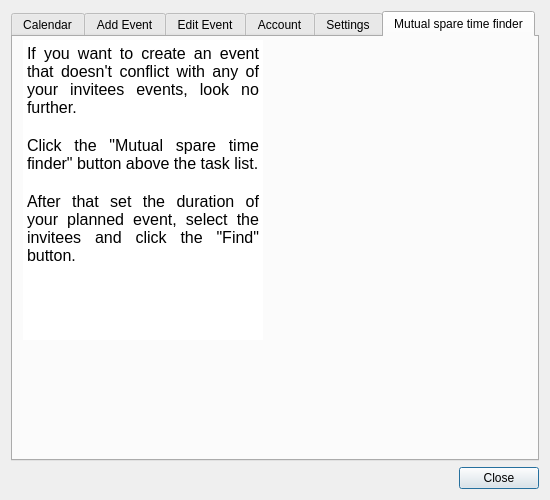
<?xml version="1.0" encoding="UTF-8"?>
<ui version="4.0">
 <class>Help_dialog</class>
 <widget class="QDialog" name="Help_dialog">
  <property name="geometry">
   <rect>
    <x>0</x>
    <y>0</y>
    <width>550</width>
    <height>500</height>
   </rect>
  </property>
  <property name="minimumSize">
   <size>
    <width>550</width>
    <height>500</height>
   </size>
  </property>
  <property name="maximumSize">
   <size>
    <width>550</width>
    <height>500</height>
   </size>
  </property>
  <property name="windowTitle">
   <string>Help</string>
  </property>
  <property name="windowIcon">
   <iconset resource="../resources/help_res.qrc">
    <normaloff>:/kfavicon.ico</normaloff>:/kfavicon.ico</iconset>
  </property>
  <layout class="QGridLayout" name="gridLayout">
   <item row="0" column="0">
    <layout class="QVBoxLayout" name="verticalLayout">
     <item>
      <widget class="QTabWidget" name="tabWidget">
       <property name="sizePolicy">
        <sizepolicy hsizetype="Preferred" vsizetype="Preferred">
         <horstretch>0</horstretch>
         <verstretch>0</verstretch>
        </sizepolicy>
       </property>
       <property name="font">
        <font>
         <pointsize>9</pointsize>
        </font>
       </property>
       <property name="currentIndex">
        <number>5</number>
       </property>
       <widget class="QWidget" name="calendar">
        <attribute name="title">
         <string>Calendar</string>
        </attribute>
        <widget class="QWidget" name="horizontalLayoutWidget_2">
         <property name="geometry">
          <rect>
           <x>10</x>
           <y>5</y>
           <width>511</width>
           <height>451</height>
          </rect>
         </property>
         <layout class="QHBoxLayout" name="horizontalLayout_2">
          <item>
           <layout class="QVBoxLayout" name="verticalLayout_3">
            <item>
             <widget class="QTextBrowser" name="textBrowser">
              <property name="sizePolicy">
               <sizepolicy hsizetype="Fixed" vsizetype="Fixed">
                <horstretch>0</horstretch>
                <verstretch>0</verstretch>
               </sizepolicy>
              </property>
              <property name="maximumSize">
               <size>
                <width>240</width>
                <height>300</height>
               </size>
              </property>
              <property name="frameShape">
               <enum>QFrame::NoFrame</enum>
              </property>
              <property name="lineWidth">
               <number>0</number>
              </property>
              <property name="html">
               <string>&lt;!DOCTYPE HTML PUBLIC &quot;-//W3C//DTD HTML 4.0//EN&quot; &quot;http://www.w3.org/TR/REC-html40/strict.dtd&quot;&gt;
&lt;html&gt;&lt;head&gt;&lt;meta name=&quot;qrichtext&quot; content=&quot;1&quot; /&gt;&lt;meta charset=&quot;utf-8&quot; /&gt;&lt;style type=&quot;text/css&quot;&gt;
p, li { white-space: pre-wrap; }
hr { height: 1px; border-width: 0; }
li.unchecked::marker { content: &quot;\2610&quot;; }
li.checked::marker { content: &quot;\2612&quot;; }
&lt;/style&gt;&lt;/head&gt;&lt;body style=&quot; font-family:'Segoe UI'; font-size:9pt; font-weight:400; font-style:normal;&quot;&gt;
&lt;p align=&quot;justify&quot; style=&quot; margin-top:0px; margin-bottom:0px; margin-left:0px; margin-right:0px; -qt-block-indent:0; text-indent:0px;&quot;&gt;&lt;span style=&quot; font-size:12pt;&quot;&gt;Looking at the application you can see one of the main components on the left side - the calendar itself.&lt;br /&gt;&lt;/span&gt;&lt;/p&gt;
&lt;p align=&quot;justify&quot; style=&quot; margin-top:0px; margin-bottom:0px; margin-left:0px; margin-right:0px; -qt-block-indent:0; text-indent:0px;&quot;&gt;&lt;span style=&quot; font-size:12pt;&quot;&gt;At the top of the calendar you can choose a year and a month.&lt;br /&gt;&lt;/span&gt;&lt;/p&gt;
&lt;p align=&quot;justify&quot; style=&quot; margin-top:0px; margin-bottom:0px; margin-left:0px; margin-right:0px; -qt-block-indent:0; text-indent:0px;&quot;&gt;&lt;span style=&quot; font-size:12pt;&quot;&gt;Click on a day to see events for that specific date. These events will show up on the right side of the application.&lt;/span&gt;&lt;/p&gt;&lt;/body&gt;&lt;/html&gt;</string>
              </property>
             </widget>
            </item>
            <item>
             <spacer name="verticalSpacer">
              <property name="orientation">
               <enum>Qt::Vertical</enum>
              </property>
              <property name="sizeType">
               <enum>QSizePolicy::Fixed</enum>
              </property>
              <property name="sizeHint" stdset="0">
               <size>
                <width>20</width>
                <height>150</height>
               </size>
              </property>
             </spacer>
            </item>
           </layout>
          </item>
          <item>
           <layout class="QVBoxLayout" name="verticalLayout_2">
            <item>
             <widget class="QLabel" name="calendarLabel">
              <property name="text">
               <string/>
              </property>
             </widget>
            </item>
            <item>
             <spacer name="verticalSpacer_4">
              <property name="orientation">
               <enum>Qt::Vertical</enum>
              </property>
              <property name="sizeHint" stdset="0">
               <size>
                <width>20</width>
                <height>40</height>
               </size>
              </property>
             </spacer>
            </item>
           </layout>
          </item>
         </layout>
        </widget>
       </widget>
       <widget class="QWidget" name="add">
        <attribute name="title">
         <string>Add Event</string>
        </attribute>
        <widget class="QWidget" name="horizontalLayoutWidget">
         <property name="geometry">
          <rect>
           <x>10</x>
           <y>3</y>
           <width>511</width>
           <height>451</height>
          </rect>
         </property>
         <layout class="QHBoxLayout" name="horizontalLayout">
          <item>
           <layout class="QVBoxLayout" name="verticalLayout_5">
            <item>
             <widget class="QTextBrowser" name="textBrowser_2">
              <property name="sizePolicy">
               <sizepolicy hsizetype="Fixed" vsizetype="Fixed">
                <horstretch>0</horstretch>
                <verstretch>0</verstretch>
               </sizepolicy>
              </property>
              <property name="maximumSize">
               <size>
                <width>240</width>
                <height>300</height>
               </size>
              </property>
              <property name="frameShape">
               <enum>QFrame::NoFrame</enum>
              </property>
              <property name="lineWidth">
               <number>0</number>
              </property>
              <property name="html">
               <string>&lt;!DOCTYPE HTML PUBLIC &quot;-//W3C//DTD HTML 4.0//EN&quot; &quot;http://www.w3.org/TR/REC-html40/strict.dtd&quot;&gt;
&lt;html&gt;&lt;head&gt;&lt;meta name=&quot;qrichtext&quot; content=&quot;1&quot; /&gt;&lt;meta charset=&quot;utf-8&quot; /&gt;&lt;style type=&quot;text/css&quot;&gt;
p, li { white-space: pre-wrap; }
hr { height: 1px; border-width: 0; }
li.unchecked::marker { content: &quot;\2610&quot;; }
li.checked::marker { content: &quot;\2612&quot;; }
&lt;/style&gt;&lt;/head&gt;&lt;body style=&quot; font-family:'Segoe UI'; font-size:9pt; font-weight:400; font-style:normal;&quot;&gt;
&lt;p align=&quot;justify&quot; style=&quot; margin-top:0px; margin-bottom:0px; margin-left:0px; margin-right:0px; -qt-block-indent:0; text-indent:0px;&quot;&gt;&lt;span style=&quot; font-size:12pt;&quot;&gt;To create an event for a specific date you have to choose a date first and click on it.&lt;/span&gt;&lt;/p&gt;
&lt;p align=&quot;justify&quot; style=&quot;-qt-paragraph-type:empty; margin-top:0px; margin-bottom:0px; margin-left:0px; margin-right:0px; -qt-block-indent:0; text-indent:0px; font-size:12pt;&quot;&gt;&lt;br /&gt;&lt;/p&gt;
&lt;p align=&quot;justify&quot; style=&quot; margin-top:0px; margin-bottom:0px; margin-left:0px; margin-right:0px; -qt-block-indent:0; text-indent:0px;&quot;&gt;&lt;span style=&quot; font-size:12pt;&quot;&gt;After that click on the &amp;quot;ADD&amp;quot; button on the botton left.&lt;/span&gt;&lt;/p&gt;
&lt;p align=&quot;justify&quot; style=&quot;-qt-paragraph-type:empty; margin-top:0px; margin-bottom:0px; margin-left:0px; margin-right:0px; -qt-block-indent:0; text-indent:0px; font-size:12pt;&quot;&gt;&lt;br /&gt;&lt;/p&gt;
&lt;p align=&quot;justify&quot; style=&quot; margin-top:0px; margin-bottom:0px; margin-left:0px; margin-right:0px; -qt-block-indent:0; text-indent:0px;&quot;&gt;&lt;span style=&quot; font-size:12pt;&quot;&gt;Then you'll see a dialog for creating a new event where you can name your event, when will it start and when will it end.&lt;/span&gt;&lt;/p&gt;&lt;/body&gt;&lt;/html&gt;</string>
              </property>
             </widget>
            </item>
            <item>
             <spacer name="verticalSpacer_9">
              <property name="orientation">
               <enum>Qt::Vertical</enum>
              </property>
              <property name="sizeType">
               <enum>QSizePolicy::Fixed</enum>
              </property>
              <property name="sizeHint" stdset="0">
               <size>
                <width>20</width>
                <height>150</height>
               </size>
              </property>
             </spacer>
            </item>
           </layout>
          </item>
          <item>
           <layout class="QVBoxLayout" name="verticalLayout_4">
            <item>
             <widget class="QLabel" name="addLabel">
              <property name="text">
               <string/>
              </property>
             </widget>
            </item>
            <item>
             <spacer name="verticalSpacer_5">
              <property name="orientation">
               <enum>Qt::Vertical</enum>
              </property>
              <property name="sizeHint" stdset="0">
               <size>
                <width>20</width>
                <height>40</height>
               </size>
              </property>
             </spacer>
            </item>
           </layout>
          </item>
         </layout>
        </widget>
       </widget>
       <widget class="QWidget" name="edit">
        <attribute name="title">
         <string>Edit Event</string>
        </attribute>
        <widget class="QWidget" name="horizontalLayoutWidget_3">
         <property name="geometry">
          <rect>
           <x>10</x>
           <y>7</y>
           <width>511</width>
           <height>451</height>
          </rect>
         </property>
         <layout class="QHBoxLayout" name="horizontalLayout_4">
          <item>
           <layout class="QVBoxLayout" name="verticalLayout_6">
            <item>
             <widget class="QTextBrowser" name="textBrowser_3">
              <property name="sizePolicy">
               <sizepolicy hsizetype="Fixed" vsizetype="Fixed">
                <horstretch>0</horstretch>
                <verstretch>0</verstretch>
               </sizepolicy>
              </property>
              <property name="maximumSize">
               <size>
                <width>240</width>
                <height>300</height>
               </size>
              </property>
              <property name="frameShape">
               <enum>QFrame::NoFrame</enum>
              </property>
              <property name="lineWidth">
               <number>0</number>
              </property>
              <property name="html">
               <string>&lt;!DOCTYPE HTML PUBLIC &quot;-//W3C//DTD HTML 4.0//EN&quot; &quot;http://www.w3.org/TR/REC-html40/strict.dtd&quot;&gt;
&lt;html&gt;&lt;head&gt;&lt;meta name=&quot;qrichtext&quot; content=&quot;1&quot; /&gt;&lt;meta charset=&quot;utf-8&quot; /&gt;&lt;style type=&quot;text/css&quot;&gt;
p, li { white-space: pre-wrap; }
hr { height: 1px; border-width: 0; }
li.unchecked::marker { content: &quot;\2610&quot;; }
li.checked::marker { content: &quot;\2612&quot;; }
&lt;/style&gt;&lt;/head&gt;&lt;body style=&quot; font-family:'Segoe UI'; font-size:9pt; font-weight:400; font-style:normal;&quot;&gt;
&lt;p align=&quot;justify&quot; style=&quot; margin-top:0px; margin-bottom:0px; margin-left:0px; margin-right:0px; -qt-block-indent:0; text-indent:0px;&quot;&gt;&lt;span style=&quot; font-size:12pt;&quot;&gt;If you want to edit an existing event you need to choose the event first.&lt;br /&gt;&lt;br /&gt;After that click the &amp;quot;EDIT&amp;quot; button on the bottom left. &lt;br /&gt;&lt;br /&gt;Then you'll see a dialog for editing an existing event where you can edit all of it's attributes.&lt;/span&gt;&lt;/p&gt;&lt;/body&gt;&lt;/html&gt;</string>
              </property>
             </widget>
            </item>
            <item>
             <spacer name="verticalSpacer_6">
              <property name="orientation">
               <enum>Qt::Vertical</enum>
              </property>
              <property name="sizeType">
               <enum>QSizePolicy::Fixed</enum>
              </property>
              <property name="sizeHint" stdset="0">
               <size>
                <width>20</width>
                <height>150</height>
               </size>
              </property>
             </spacer>
            </item>
           </layout>
          </item>
          <item>
           <layout class="QVBoxLayout" name="verticalLayout_10">
            <item>
             <widget class="QLabel" name="editLabel">
              <property name="text">
               <string/>
              </property>
             </widget>
            </item>
            <item>
             <spacer name="verticalSpacer_7">
              <property name="orientation">
               <enum>Qt::Vertical</enum>
              </property>
              <property name="sizeHint" stdset="0">
               <size>
                <width>20</width>
                <height>40</height>
               </size>
              </property>
             </spacer>
            </item>
           </layout>
          </item>
         </layout>
        </widget>
       </widget>
       <widget class="QWidget" name="account">
        <attribute name="title">
         <string>Account</string>
        </attribute>
        <widget class="QWidget" name="horizontalLayoutWidget_6">
         <property name="geometry">
          <rect>
           <x>10</x>
           <y>3</y>
           <width>511</width>
           <height>451</height>
          </rect>
         </property>
         <layout class="QHBoxLayout" name="horizontalLayout_7">
          <item>
           <layout class="QVBoxLayout" name="verticalLayout_9">
            <item>
             <widget class="QTextBrowser" name="textBrowser_6">
              <property name="sizePolicy">
               <sizepolicy hsizetype="Fixed" vsizetype="Fixed">
                <horstretch>0</horstretch>
                <verstretch>0</verstretch>
               </sizepolicy>
              </property>
              <property name="maximumSize">
               <size>
                <width>240</width>
                <height>300</height>
               </size>
              </property>
              <property name="frameShape">
               <enum>QFrame::NoFrame</enum>
              </property>
              <property name="lineWidth">
               <number>0</number>
              </property>
              <property name="html">
               <string>&lt;!DOCTYPE HTML PUBLIC &quot;-//W3C//DTD HTML 4.0//EN&quot; &quot;http://www.w3.org/TR/REC-html40/strict.dtd&quot;&gt;
&lt;html&gt;&lt;head&gt;&lt;meta name=&quot;qrichtext&quot; content=&quot;1&quot; /&gt;&lt;meta charset=&quot;utf-8&quot; /&gt;&lt;style type=&quot;text/css&quot;&gt;
p, li { white-space: pre-wrap; }
hr { height: 1px; border-width: 0; }
li.unchecked::marker { content: &quot;\2610&quot;; }
li.checked::marker { content: &quot;\2612&quot;; }
&lt;/style&gt;&lt;/head&gt;&lt;body style=&quot; font-family:'Segoe UI'; font-size:9pt; font-weight:400; font-style:normal;&quot;&gt;
&lt;p align=&quot;justify&quot; style=&quot; margin-top:0px; margin-bottom:0px; margin-left:0px; margin-right:0px; -qt-block-indent:0; text-indent:0px;&quot;&gt;&lt;span style=&quot; font-size:12pt;&quot;&gt;If you want the logout of the application click the &amp;quot;Account&amp;quot; button above the task list.&lt;br /&gt;&lt;br /&gt;Here you can see which user is logged in.&lt;br /&gt;&lt;br /&gt;By clicking the &amp;quot;Logout&amp;quot; button you'll be logged out.&lt;/span&gt;&lt;/p&gt;&lt;/body&gt;&lt;/html&gt;</string>
              </property>
             </widget>
            </item>
            <item>
             <spacer name="verticalSpacer_20">
              <property name="orientation">
               <enum>Qt::Vertical</enum>
              </property>
              <property name="sizeType">
               <enum>QSizePolicy::Fixed</enum>
              </property>
              <property name="sizeHint" stdset="0">
               <size>
                <width>20</width>
                <height>150</height>
               </size>
              </property>
             </spacer>
            </item>
           </layout>
          </item>
          <item>
           <spacer name="horizontalSpacer">
            <property name="orientation">
             <enum>Qt::Horizontal</enum>
            </property>
            <property name="sizeType">
             <enum>QSizePolicy::Fixed</enum>
            </property>
            <property name="sizeHint" stdset="0">
             <size>
              <width>50</width>
              <height>20</height>
             </size>
            </property>
           </spacer>
          </item>
          <item>
           <layout class="QVBoxLayout" name="verticalLayout_15">
            <item>
             <widget class="QLabel" name="accountLabel">
              <property name="text">
               <string/>
              </property>
             </widget>
            </item>
            <item>
             <spacer name="verticalSpacer_8">
              <property name="orientation">
               <enum>Qt::Vertical</enum>
              </property>
              <property name="sizeHint" stdset="0">
               <size>
                <width>20</width>
                <height>40</height>
               </size>
              </property>
             </spacer>
            </item>
           </layout>
          </item>
         </layout>
        </widget>
       </widget>
       <widget class="QWidget" name="settings">
        <attribute name="title">
         <string>Settings</string>
        </attribute>
        <widget class="QWidget" name="horizontalLayoutWidget_5">
         <property name="geometry">
          <rect>
           <x>10</x>
           <y>3</y>
           <width>511</width>
           <height>451</height>
          </rect>
         </property>
         <layout class="QHBoxLayout" name="horizontalLayout_6">
          <item>
           <layout class="QVBoxLayout" name="verticalLayout_8">
            <item>
             <widget class="QTextBrowser" name="textBrowser_5">
              <property name="sizePolicy">
               <sizepolicy hsizetype="Fixed" vsizetype="Fixed">
                <horstretch>0</horstretch>
                <verstretch>0</verstretch>
               </sizepolicy>
              </property>
              <property name="maximumSize">
               <size>
                <width>240</width>
                <height>300</height>
               </size>
              </property>
              <property name="frameShape">
               <enum>QFrame::NoFrame</enum>
              </property>
              <property name="lineWidth">
               <number>0</number>
              </property>
              <property name="html">
               <string>&lt;!DOCTYPE HTML PUBLIC &quot;-//W3C//DTD HTML 4.0//EN&quot; &quot;http://www.w3.org/TR/REC-html40/strict.dtd&quot;&gt;
&lt;html&gt;&lt;head&gt;&lt;meta name=&quot;qrichtext&quot; content=&quot;1&quot; /&gt;&lt;meta charset=&quot;utf-8&quot; /&gt;&lt;style type=&quot;text/css&quot;&gt;
p, li { white-space: pre-wrap; }
hr { height: 1px; border-width: 0; }
li.unchecked::marker { content: &quot;\2610&quot;; }
li.checked::marker { content: &quot;\2612&quot;; }
&lt;/style&gt;&lt;/head&gt;&lt;body style=&quot; font-family:'Segoe UI'; font-size:9pt; font-weight:400; font-style:normal;&quot;&gt;
&lt;p align=&quot;justify&quot; style=&quot; margin-top:0px; margin-bottom:0px; margin-left:0px; margin-right:0px; -qt-block-indent:0; text-indent:0px;&quot;&gt;&lt;span style=&quot; font-size:12pt;&quot;&gt;By clicking the gears icon on the top right you can customize the application's colors according to your taste.&lt;br /&gt;&lt;br /&gt;You can choose a predefined theme for the application or manually setting the color codes (hex) of the main components (by selecting the &amp;quot;Custom&amp;quot; theme).&lt;/span&gt;&lt;/p&gt;&lt;/body&gt;&lt;/html&gt;</string>
              </property>
             </widget>
            </item>
            <item>
             <spacer name="verticalSpacer_16">
              <property name="orientation">
               <enum>Qt::Vertical</enum>
              </property>
              <property name="sizeType">
               <enum>QSizePolicy::Fixed</enum>
              </property>
              <property name="sizeHint" stdset="0">
               <size>
                <width>20</width>
                <height>150</height>
               </size>
              </property>
             </spacer>
            </item>
           </layout>
          </item>
          <item>
           <layout class="QVBoxLayout" name="verticalLayout_14">
            <item>
             <widget class="QLabel" name="settingsLabel">
              <property name="text">
               <string/>
              </property>
             </widget>
            </item>
            <item>
             <spacer name="verticalSpacer_3">
              <property name="orientation">
               <enum>Qt::Vertical</enum>
              </property>
              <property name="sizeHint" stdset="0">
               <size>
                <width>20</width>
                <height>40</height>
               </size>
              </property>
             </spacer>
            </item>
           </layout>
          </item>
         </layout>
        </widget>
       </widget>
       <widget class="QWidget" name="mut">
        <attribute name="title">
         <string>Mutual spare time finder</string>
        </attribute>
        <widget class="QWidget" name="horizontalLayoutWidget_4">
         <property name="geometry">
          <rect>
           <x>10</x>
           <y>3</y>
           <width>511</width>
           <height>451</height>
          </rect>
         </property>
         <layout class="QHBoxLayout" name="horizontalLayout_5">
          <item>
           <layout class="QVBoxLayout" name="verticalLayout_7">
            <item>
             <widget class="QTextBrowser" name="textBrowser_4">
              <property name="sizePolicy">
               <sizepolicy hsizetype="Fixed" vsizetype="Fixed">
                <horstretch>0</horstretch>
                <verstretch>0</verstretch>
               </sizepolicy>
              </property>
              <property name="maximumSize">
               <size>
                <width>240</width>
                <height>300</height>
               </size>
              </property>
              <property name="frameShape">
               <enum>QFrame::NoFrame</enum>
              </property>
              <property name="lineWidth">
               <number>0</number>
              </property>
              <property name="html">
               <string>&lt;!DOCTYPE HTML PUBLIC &quot;-//W3C//DTD HTML 4.0//EN&quot; &quot;http://www.w3.org/TR/REC-html40/strict.dtd&quot;&gt;
&lt;html&gt;&lt;head&gt;&lt;meta name=&quot;qrichtext&quot; content=&quot;1&quot; /&gt;&lt;meta charset=&quot;utf-8&quot; /&gt;&lt;style type=&quot;text/css&quot;&gt;
p, li { white-space: pre-wrap; }
hr { height: 1px; border-width: 0; }
li.unchecked::marker { content: &quot;\2610&quot;; }
li.checked::marker { content: &quot;\2612&quot;; }
&lt;/style&gt;&lt;/head&gt;&lt;body style=&quot; font-family:'Segoe UI'; font-size:9pt; font-weight:400; font-style:normal;&quot;&gt;
&lt;p align=&quot;justify&quot; style=&quot; margin-top:0px; margin-bottom:0px; margin-left:0px; margin-right:0px; -qt-block-indent:0; text-indent:0px;&quot;&gt;&lt;span style=&quot; font-size:12pt;&quot;&gt;If you want to create an event that doesn't conflict with any of your invitees events, look no further.&lt;/span&gt;&lt;/p&gt;
&lt;p align=&quot;justify&quot; style=&quot;-qt-paragraph-type:empty; margin-top:0px; margin-bottom:0px; margin-left:0px; margin-right:0px; -qt-block-indent:0; text-indent:0px; font-size:12pt;&quot;&gt;&lt;br /&gt;&lt;/p&gt;
&lt;p align=&quot;justify&quot; style=&quot; margin-top:0px; margin-bottom:0px; margin-left:0px; margin-right:0px; -qt-block-indent:0; text-indent:0px;&quot;&gt;&lt;span style=&quot; font-size:12pt;&quot;&gt;Click the &amp;quot;Mutual spare time finder&amp;quot; button above the task list. &lt;/span&gt;&lt;/p&gt;
&lt;p align=&quot;justify&quot; style=&quot;-qt-paragraph-type:empty; margin-top:0px; margin-bottom:0px; margin-left:0px; margin-right:0px; -qt-block-indent:0; text-indent:0px; font-size:12pt;&quot;&gt;&lt;br /&gt;&lt;/p&gt;
&lt;p align=&quot;justify&quot; style=&quot; margin-top:0px; margin-bottom:0px; margin-left:0px; margin-right:0px; -qt-block-indent:0; text-indent:0px;&quot;&gt;&lt;span style=&quot; font-size:12pt;&quot;&gt;After that set the duration of your planned event, select the invitees and click the &amp;quot;Find&amp;quot; button.&lt;/span&gt;&lt;/p&gt;&lt;/body&gt;&lt;/html&gt;</string>
              </property>
             </widget>
            </item>
            <item>
             <spacer name="verticalSpacer_14">
              <property name="orientation">
               <enum>Qt::Vertical</enum>
              </property>
              <property name="sizeType">
               <enum>QSizePolicy::Fixed</enum>
              </property>
              <property name="sizeHint" stdset="0">
               <size>
                <width>20</width>
                <height>150</height>
               </size>
              </property>
             </spacer>
            </item>
           </layout>
          </item>
          <item>
           <layout class="QVBoxLayout" name="verticalLayout_13">
            <item>
             <spacer name="verticalSpacer_10">
              <property name="orientation">
               <enum>Qt::Vertical</enum>
              </property>
              <property name="sizeType">
               <enum>QSizePolicy::Fixed</enum>
              </property>
              <property name="sizeHint" stdset="0">
               <size>
                <width>20</width>
                <height>40</height>
               </size>
              </property>
             </spacer>
            </item>
            <item>
             <widget class="QLabel" name="mutualLabel">
              <property name="text">
               <string/>
              </property>
             </widget>
            </item>
            <item>
             <spacer name="verticalSpacer_2">
              <property name="orientation">
               <enum>Qt::Vertical</enum>
              </property>
              <property name="sizeHint" stdset="0">
               <size>
                <width>20</width>
                <height>40</height>
               </size>
              </property>
             </spacer>
            </item>
           </layout>
          </item>
         </layout>
        </widget>
       </widget>
      </widget>
     </item>
    </layout>
   </item>
   <item row="1" column="0">
    <layout class="QHBoxLayout" name="horizontalLayout_3">
     <item>
      <spacer name="horizontalSpacer_2">
       <property name="orientation">
        <enum>Qt::Horizontal</enum>
       </property>
       <property name="sizeHint" stdset="0">
        <size>
         <width>40</width>
         <height>20</height>
        </size>
       </property>
      </spacer>
     </item>
     <item>
      <widget class="QPushButton" name="closeButton">
       <property name="text">
        <string>Close</string>
       </property>
      </widget>
     </item>
    </layout>
   </item>
  </layout>
 </widget>
 <resources>
  <include location="../resources/help_res.qrc"/>
 </resources>
 <connections/>
</ui>
